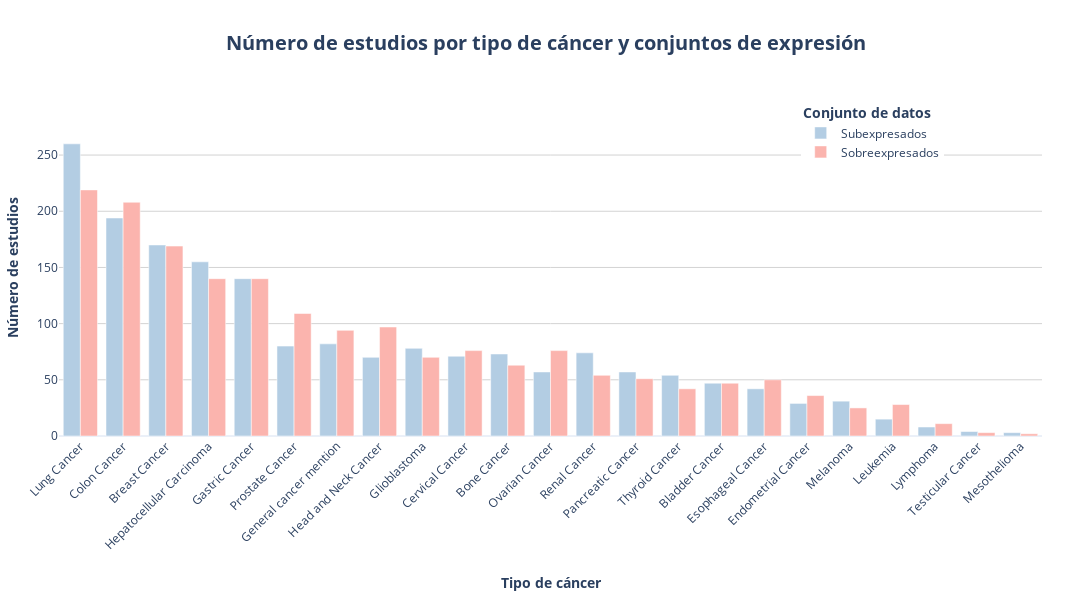

Write notebook code for a chart like this one.
### Markdown cell above
## Grafico de la distribución de los tipos de cáncer con respecto a la cantidad de bibligrafia separados en grupos de expresión

### Code cell
graficar_distribucion_cancer_bibliografia_barras(bibliografia_genes_clasificada)

### Figure 1 — Plotly figure (JSON) as saved in the notebook; plotly's stock layout.template omitted (floating-point values rounded to 4 significant figures)
{"data": [{"alignmentgroup": "True", "hovertemplate": "<b>Tipo de cáncer:</b> %{x}<br><b>Conjunto de datos:</b> %{fullData.name}<br><b>Número de estudios:</b> %{y}", "legendgroup": "Subexpresados", "marker": {"color": "#B3CDE3", "pattern": {"shape": ""}}, "name": "Subexpresados", "offsetgroup": "Subexpresados", "orientation": "v", "showlegend": true, "textposition": "auto", "type": "bar", "x": ["Lung Cancer", "Colon Cancer", "Breast Cancer", "Hepatocellular Carcinoma", "Gastric Cancer", "Prostate Cancer", "General cancer mention", "Head and Neck Cancer", "Glioblastoma", "Cervical Cancer", "Bone Cancer", "Ovarian Cancer", "Renal Cancer", "Pancreatic Cancer", "Thyroid Cancer", "Bladder Cancer", "Esophageal Cancer", "Endometrial Cancer", "Melanoma", "Leukemia", "Lymphoma", "Testicular Cancer", "Mesothelioma"], "xaxis": "x", "y": [260, 194, 170, 155, 140, 80, 82, 70, 78, 71, 73, 57, 74, 57, 54, 47, 42, 29, 31, 15, 8, 4, 3], "yaxis": "y"}, {"alignmentgroup": "True", "hovertemplate": "<b>Tipo de cáncer:</b> %{x}<br><b>Conjunto de datos:</b> %{fullData.name}<br><b>Número de estudios:</b> %{y}", "legendgroup": "Sobreexpresados", "marker": {"color": "#FBB4AE", "pattern": {"shape": ""}}, "name": "Sobreexpresados", "offsetgroup": "Sobreexpresados", "orientation": "v", "showlegend": true, "textposition": "auto", "type": "bar", "x": ["Lung Cancer", "Colon Cancer", "Breast Cancer", "Hepatocellular Carcinoma", "Gastric Cancer", "Prostate Cancer", "General cancer mention", "Head and Neck Cancer", "Glioblastoma", "Cervical Cancer", "Bone Cancer", "Ovarian Cancer", "Renal Cancer", "Pancreatic Cancer", "Thyroid Cancer", "Bladder Cancer", "Esophageal Cancer", "Endometrial Cancer", "Melanoma", "Leukemia", "Lymphoma", "Testicular Cancer", "Mesothelioma"], "xaxis": "x", "y": [219, 208, 169, 140, 140, 109, 94, 97, 70, 76, 63, 76, 54, 51, 42, 47, 50, 36, 25, 28, 11, 3, 2], "yaxis": "y"}], "layout": {"barmode": "group", "height": 600, "hoverlabel": {"bgcolor": "white", "font": {"family": "Arial", "size": 12}}, "legend": {"orientation": "v", "title": {"text": "<b>Conjunto de datos</b>"}, "tracegroupgap": 0, "x": 0.9, "xanchor": "right", "y": 0.8, "yanchor": "bottom"}, "margin": {"b": 150, "l": 50, "r": 50, "t": 100}, "title": {"font": {"size": 20}, "text": "<b>Número de estudios por tipo de cáncer y conjuntos de expresión</b>", "x": 0.5}, "width": 1200, "xaxis": {"anchor": "y", "autorange": true, "domain": [0, 1], "range": [-0.5, 22.5], "tickangle": -45, "tickfont": {"size": 12}, "title": {"standoff": 25, "text": "<b>Tipo de cáncer</b>"}, "type": "category"}, "yaxis": {"anchor": "x", "domain": [0, 1], "gridcolor": "lightgrey", "range": [0, 299], "title": {"text": "<b>Número de estudios</b>"}, "type": "linear"}}}
